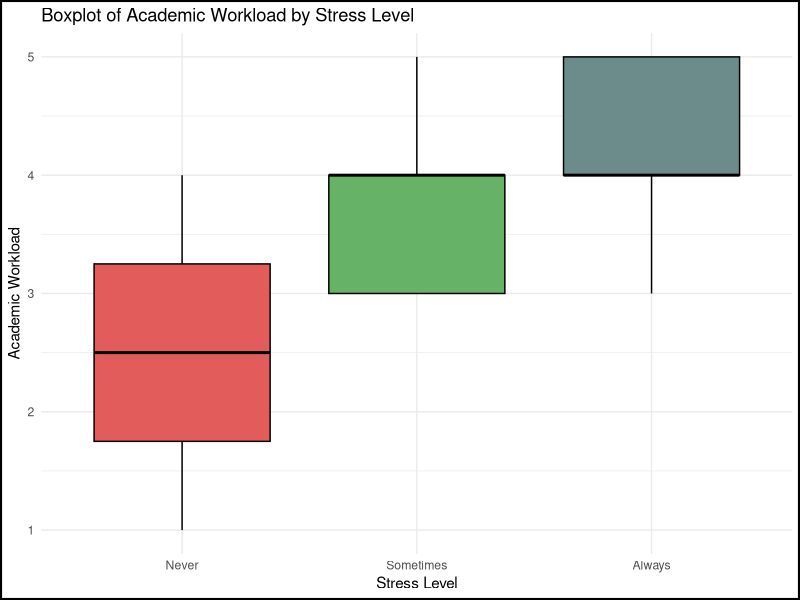
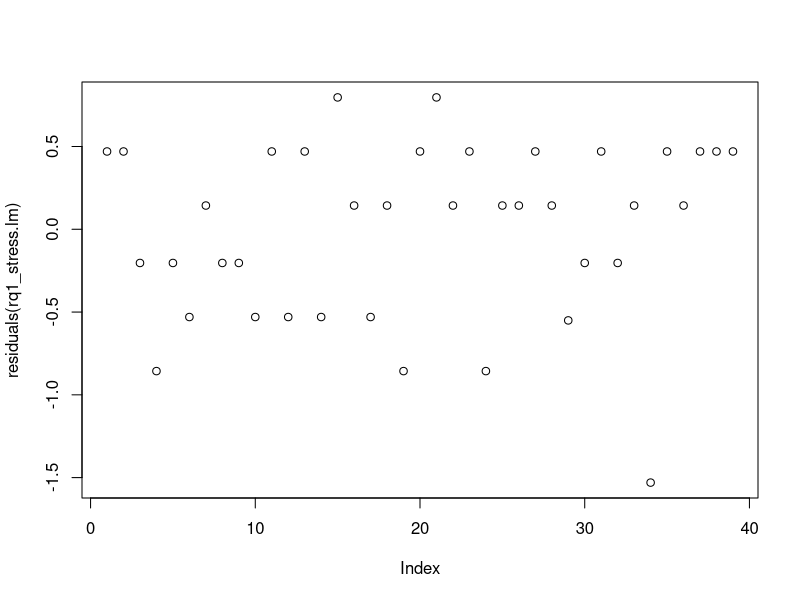
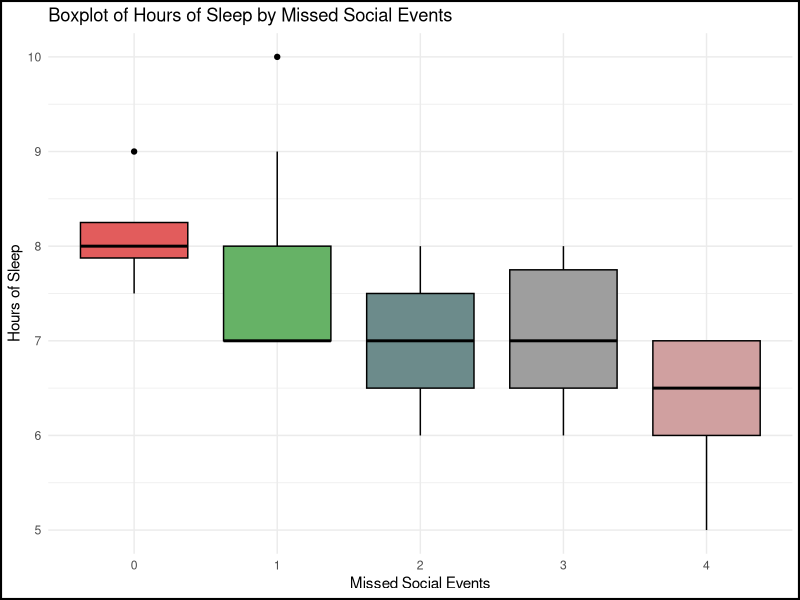
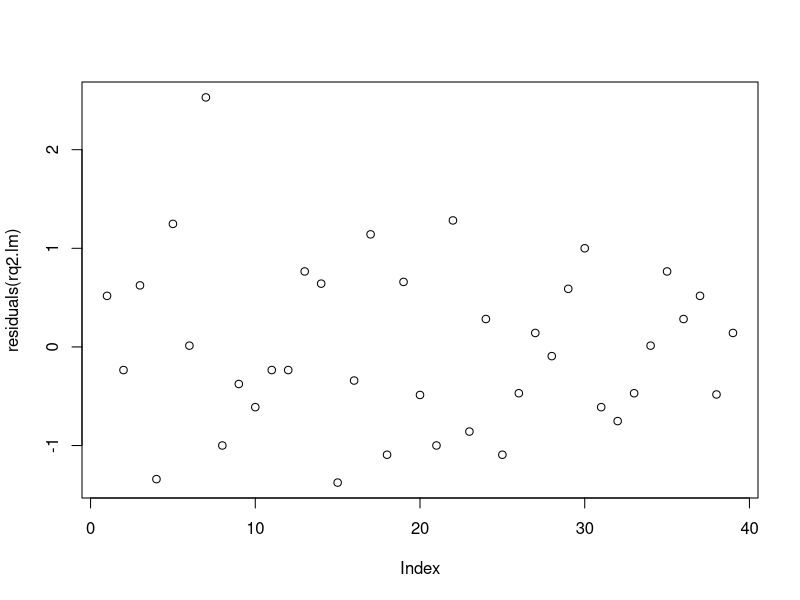
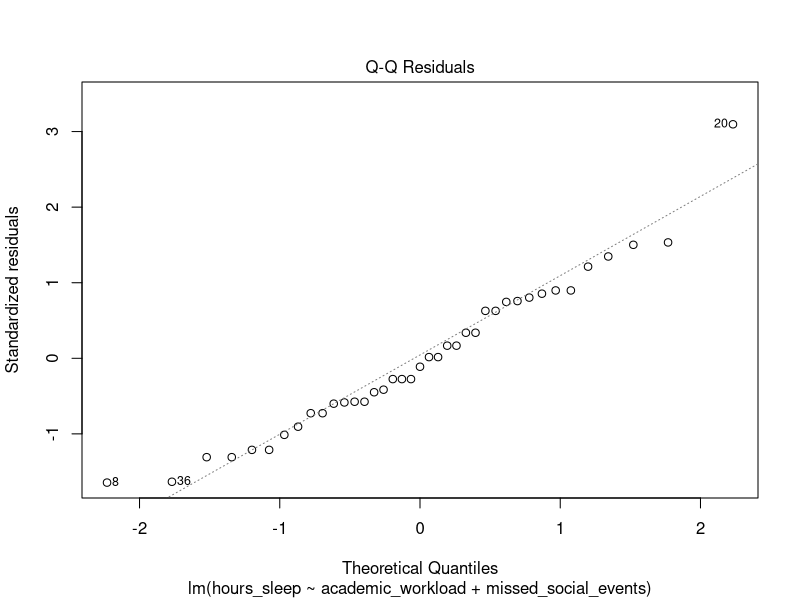
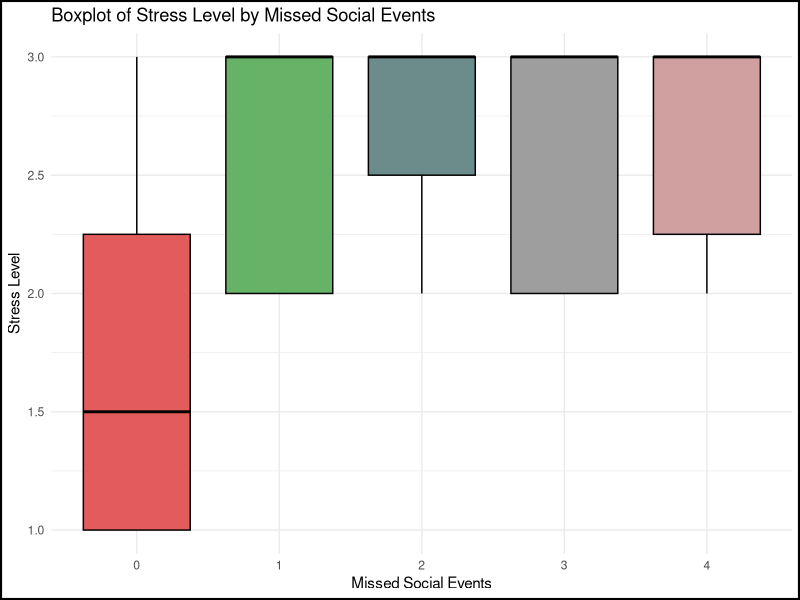
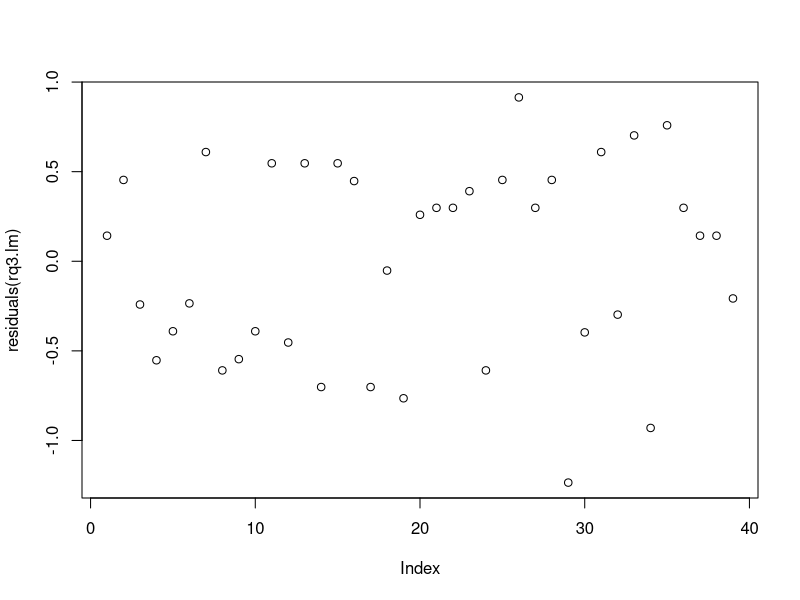
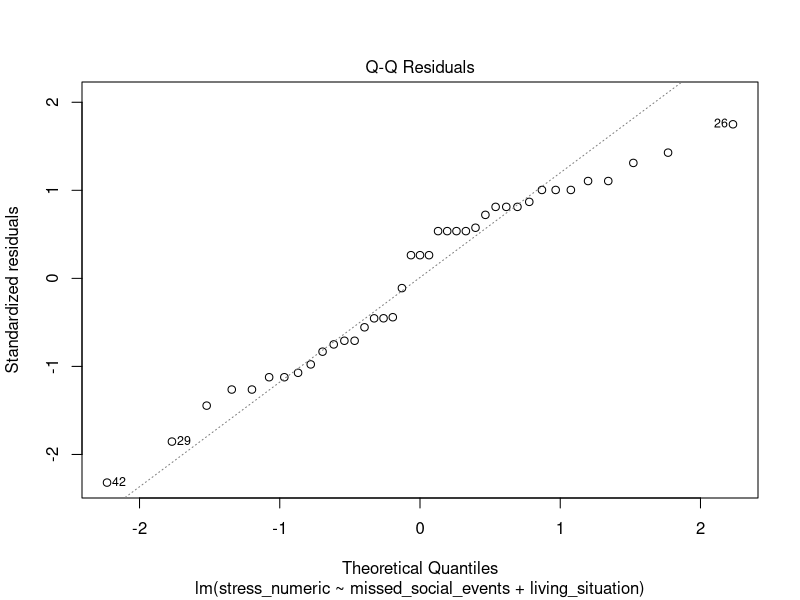

The R source for these figures, in order:
## ---- chunk 1

# Generate Sample

my_data = read.csv('STA304 Group Project Dataset.csv', header = TRUE, sep=',')
# my_data

# Remove the column 'X'
data_cleaned <- my_data[, !(names(my_data) == "X")]
# Remove fake responses: rows 3 and 12
data_cleaned <- data_cleaned[-c(3, 12),]
# data_cleaned

# Calculating sample size
N = 200
B = .29
D = (B^2)/4
# sigma = sd(data_cleaned$academic_workload)
sigma2 = (max(data_cleaned$academic_workload) - min(data_cleaned$academic_workload))/4
# n = ceiling((N*sigma^2) / ((N-1)*D + sigma^2))
n = ceiling((N*sigma2) / ((N-1)*D + sigma2))
# sigma2
n

# Select a random sample of n rows
set.seed(1)
random_indices <- sample(1:nrow(data_cleaned), n)
sample_data <- data_cleaned[random_indices, ]
# sample_data
attach(sample_data)
## ---- chunk 2
# Research Question 1 - Boxplot
options(warn = -1)
library(ggplot2)
library(grid)

sample_data$stress <- factor(sample_data$stress, levels = c("Never", "Sometimes", "Always"))
sample_data$stress_numeric <- as.numeric(factor(sample_data$stress, levels = c("Never", "Sometimes", "Always")))

boxplot_plot <- ggplot(sample_data, aes(x = factor(stress), y = academic_workload, fill = stress)) +
  geom_boxplot(color = "black") +
  scale_fill_manual(values = c("Never" = "#E25C5C", "Sometimes" = "#66B266", "Always" = "#6C8B8B")) +
  labs(title = "Boxplot of Academic Workload by Stress Level",
       x = "Stress Level",
       y = "Academic Workload") +
  theme_minimal() +
  theme(legend.position = "none")

print(boxplot_plot)
grid.rect(gp = gpar(fill = NA, col = "black", lwd = 4)) # lwd = thickness of border

# Save the plot as a PNG file
# ggsave("boxplot_academic_workload_by_stress.png", plot = boxplot_plot, width = 8, height = 6, dpi = 300)
## ---- chunk 3
# Research Question 1 - Simple Linear Regression
rq1_stress.lm = lm(stress_numeric ~ academic_workload, data = sample_data)
summary(rq1_stress.lm)
## ---- chunk 4
# Assumptions for Research Question 1 - Simple Linear Regression
plot(residuals(rq1_stress.lm))
## ---- chunk 5

# Research Question 2 - Boxplot
boxplot_plot <- ggplot(sample_data, aes(x = factor(missed_social_events), y = hours_sleep, fill = factor(missed_social_events))) +
  geom_boxplot(color = "black") +
  scale_fill_manual(values = c("0" = "#E25C5C", "1" = "#66B266", "2" = "#6C8B8B", "3" = "#9E9E9E", "4" = "#D0A0A0")) +
  labs(title = "Boxplot of Hours of Sleep by Missed Social Events",
       x = "Missed Social Events",
       y = "Hours of Sleep") +
  theme_minimal() +
  theme(legend.position = "none")
  
print(boxplot_plot)
grid.rect(gp = gpar(fill = NA, col = "black", lwd = 4))

# Save the plot as a PNG file
# ggsave("boxplot_hours_sleep_by_missed_social_events.png", plot = boxplot_plot, width = 8, height = 6, dpi = 300)
## ---- chunk 6
# Research Question 2 - Multiple Linear Regression
rq2.lm = lm(hours_sleep ~ academic_workload + missed_social_events, data = sample_data)
summary(rq2.lm)
## ---- chunk 7
# Assumptions for Research Question 2 - Multiple Linear Regression
plot(residuals(rq2.lm))
## ---- chunk 8
# Assumptions for Research Question 2 - Multiple Linear Regression
plot(rq2.lm, which=2)
## ---- chunk 9
# Assumptions for Research Question 2 - Multiple Linear Regression
library(car)
vif(rq2.lm)
## ---- chunk 10

# Research Question 3 - Boxplot
boxplot_plot <- ggplot(sample_data, aes(x = factor(missed_social_events), y = stress_numeric, fill = factor(missed_social_events))) +
  geom_boxplot(color = "black") +
  scale_fill_manual(values = c("0" = "#E25C5C", "1" = "#66B266", "2" = "#6C8B8B", "3" = "#9E9E9E", "4" = "#D0A0A0")) +
  labs(title = "Boxplot of Stress Level by Missed Social Events",
       x = "Missed Social Events",
       y = "Stress Level") +
  theme_minimal() +
  theme(legend.position = "none")

print(boxplot_plot)
grid.rect(gp = gpar(fill = NA, col = "black", lwd = 4))

# Save the plot as a PNG file
# ggsave("boxplot_missed_social_events_by_stress.png", plot = boxplot_plot, width = 8, height = 6, dpi = 300)
## ---- chunk 11
# Research Question 3 - Multiple Linear Regression
rq3.lm <- lm(stress_numeric ~ missed_social_events + living_situation, data = sample_data)
summary(rq3.lm)
## ---- chunk 12
# Assumptions for Research Question 3 - Multiple Linear Regression
plot(residuals(rq3.lm))
## ---- chunk 13
# Assumptions for Research Question 3 - Multiple Linear Regression
plot(rq3.lm, which=2)
## ---- chunk 14
# Assumptions for Research Question 3 - Multiple Linear Regression
library(car)
vif(rq3.lm)
